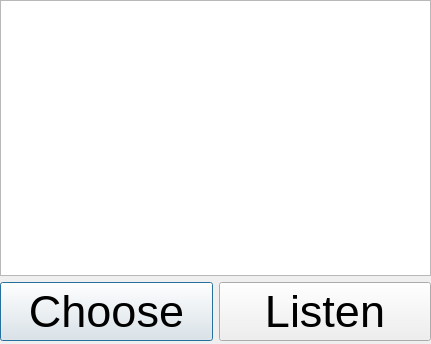
<?xml version="1.0" encoding="UTF-8"?>
<ui version="4.0">
 <class>ChooseAudio</class>
 <widget class="QDialog" name="ChooseAudio">
  <property name="geometry">
   <rect>
    <x>0</x>
    <y>0</y>
    <width>431</width>
    <height>344</height>
   </rect>
  </property>
  <property name="windowTitle">
   <string>Dialog</string>
  </property>
  <widget class="QWidget" name="">
   <property name="geometry">
    <rect>
     <x>0</x>
     <y>0</y>
     <width>431</width>
     <height>341</height>
    </rect>
   </property>
   <layout class="QVBoxLayout" name="verticalLayout">
    <item>
     <widget class="QListWidget" name="listAudio">
      <property name="font">
       <font>
        <pointsize>20</pointsize>
       </font>
      </property>
     </widget>
    </item>
    <item>
     <layout class="QHBoxLayout" name="horizontalLayout">
      <item>
       <widget class="QPushButton" name="choose">
        <property name="sizePolicy">
         <sizepolicy hsizetype="Minimum" vsizetype="Minimum">
          <horstretch>0</horstretch>
          <verstretch>0</verstretch>
         </sizepolicy>
        </property>
        <property name="font">
         <font>
          <pointsize>34</pointsize>
         </font>
        </property>
        <property name="text">
         <string>Choose</string>
        </property>
       </widget>
      </item>
      <item>
       <widget class="QPushButton" name="listen">
        <property name="sizePolicy">
         <sizepolicy hsizetype="Minimum" vsizetype="Minimum">
          <horstretch>0</horstretch>
          <verstretch>0</verstretch>
         </sizepolicy>
        </property>
        <property name="font">
         <font>
          <pointsize>34</pointsize>
         </font>
        </property>
        <property name="text">
         <string>Listen</string>
        </property>
       </widget>
      </item>
     </layout>
    </item>
   </layout>
  </widget>
 </widget>
 <resources/>
 <connections/>
</ui>
